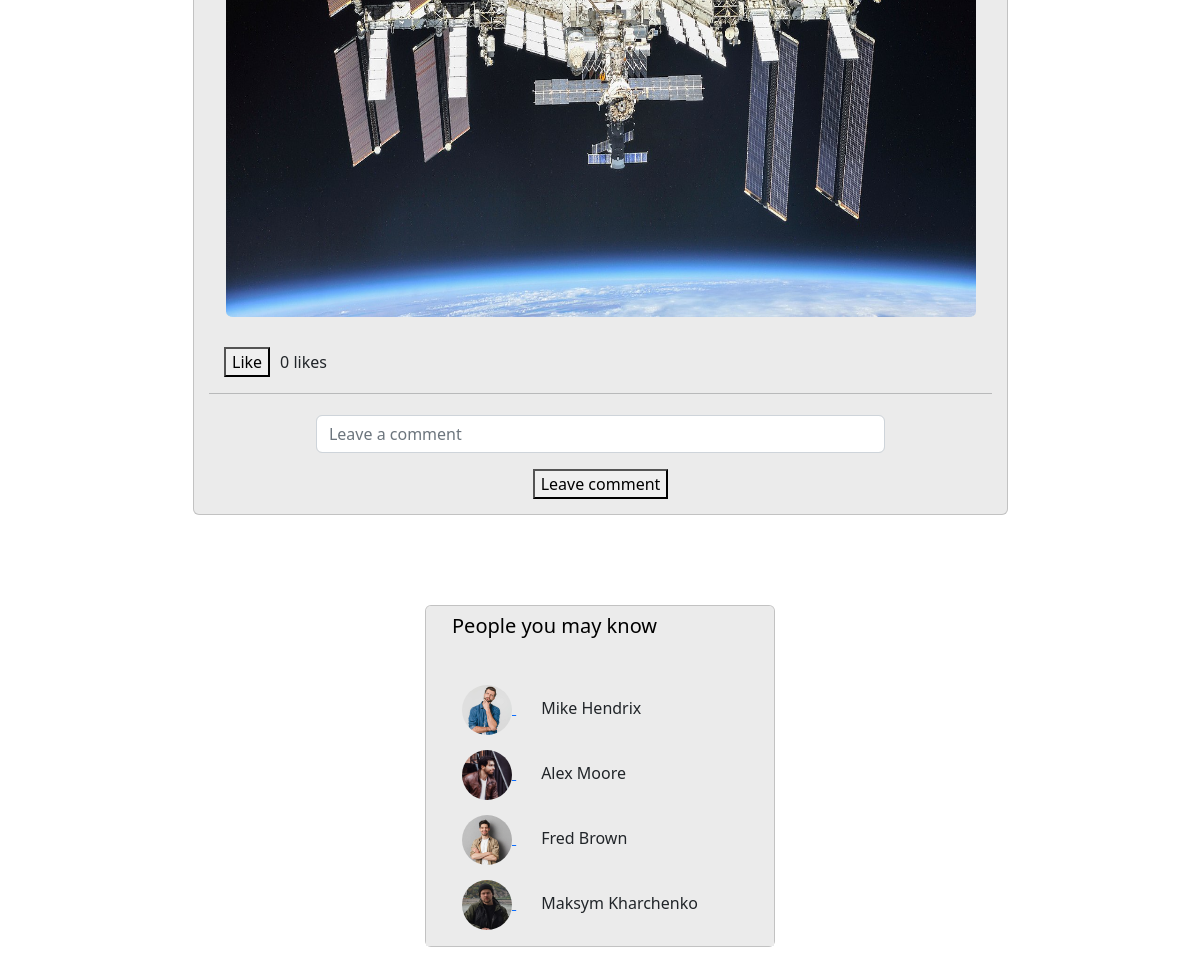
/feed/ (signed in, lower part), run on an earlier commit of the app's database.
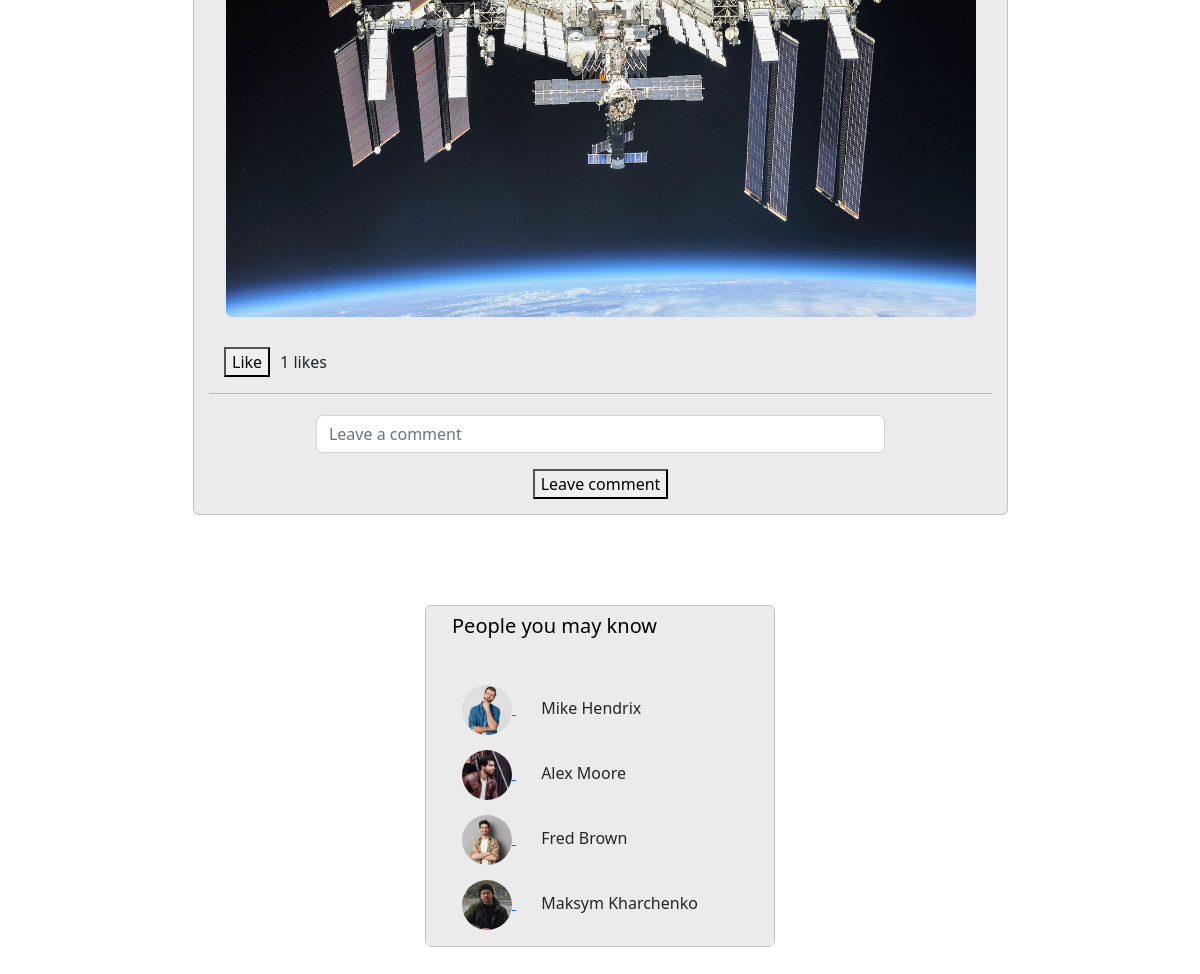
And on a later commit of the database.
### feed/models.py (models this page shows)
class Post(models.Model):
    profile = models.ForeignKey(UserProfile, on_delete=models.CASCADE)
    created_at = models.DateTimeField(auto_now_add=True)
    last_modified = models.DateTimeField(auto_now=True, blank=True)
    image = models.ImageField(upload_to='post_images/', blank=True, null=True)
    text = RichTextField(max_length=1000)
    liked = models.ManyToManyField(UserProfile, blank=True, related_name='likes')
    def num_likes(self):
        return self.liked.all().count()

### feed/views.py (the view, shortened to what this page needs)
# urls.py: path('', views.news_feed, name='news_feed'),
def news_feed(request):
    posts = models.Post.objects.all().order_by('-created_at')
    profile = UserProfile.objects.get(user=request.user)
    all_profiles = UserProfile.objects.all()
    sorted_profiles_list = []
    for profile_item in all_profiles:
        if profile_item == profile:
            pass
        else:
            sorted_profiles_list.append(profile_item)
    recommended_profiles = random.sample(sorted_profiles_list, min(4, len(sorted_profiles_list))) if len(sorted_profiles_list) > 3 else sorted_profiles_list
    if request.method == "GET":
        form = PublishPostForm()
        comment_form = LeaveCommentForm()
    return render(request, 'feed/news_feed.html',
                {'posts': posts, 'profile': profile, 'recommended_profiles': recommended_profiles, 'form': form, 'comment_form': comment_form})

### feed/forms.py
class PublishPostForm(forms.ModelForm):
    text = forms.Textarea(attrs={'class':'form-control', 'placeholder':''})
    image = forms.ImageField(widget=forms.ClearableFileInput(attrs={'class':'form-control', 'placeholder':''}), required=False)
    class Meta:
        model = Post
        fields = ['text', 'image']

class LeaveCommentForm(forms.ModelForm):
    text = forms.Textarea(attrs={'class':'form-control', 'placeholder':''})
    class Meta:
        model = Comment
        fields = ['text']

### marketplace/cart.py (called while the page is built)
    def __len__(self):
        return sum(self.cart.values())

### marketplace/context_processor.py (called while the page is built)
def cart(request):
    return {'cart': Cart(request)}

### templates/feed/news_feed.html (shortened to what the changed rows need)
{% extends "base.html" %}
{% block content %}
    <div class="card-container" style="text-align: left; margin-top: 20px;">
        <div class="row justify-content-center" style="padding: 0px; margin: 0px;">
            <div class="card" style="display: inline-block; width: 850px; margin: 35px; padding-left: 18px; border: none;">
                {% for post in posts %}
                <div class="card" style="width: 815px; background-color: rgb(235, 235, 235); margin-right: 0px; margin-bottom: 20px;">
                    {% if post.image %}
                    <div style="text-align: center; margin-bottom: 30px;">
                        <img src="{{ post.image.url }}" alt="product" width="750" height="550" class="preview-img" style="border-radius: 1%;">
                    </div>
                    {% endif %}
                    <form action="{% url 'feed:like_unlike_post' %}" method="POST" class='like-form' id='{{post.id}}'>
                        <div style="margin: 0 0 0 30px; display: flex; align-items: center;">
                            <div style="flex-shrink: 0;">
                                <button type="submit" class="ui button like-btn{{post.id}}">
                                    {% if profile not in post.liked.all %}
                                        Like
                                    {% else %}
                                        Unlike
                                    {% endif %}
                                </button>
                            </div>
                            <div style="margin-left: 10px;">
                                <div class="like-count{{post.id}}">{{post.num_likes}}</div>
                            </div>
                            <div>
                                <div>&nbsp;likes</div>
                            </div>
                        </div>
                    </form>
                    <hr style="margin-left: 15px; margin-right: 15px;">
                    <form method="post" style="margin-top: 5px;">
                        <div class="mb-3" style="width: 70%; margin: 0 auto;">
                            <input type="text" class="form-control" placeholder="Leave a comment" name="text">
                        </div>
                        <button type="submit" style="display: block; margin: 10px 0 15px 0; margin-left: auto; margin-right: auto;">Leave comment</button>
                    </form>
                </div>
                {% endfor %}
            </div>
        </div>
    </div>
{% endblock %}

What changed in the data, as far as the page shows it:
changed Post: num_likes "0" → "1"
